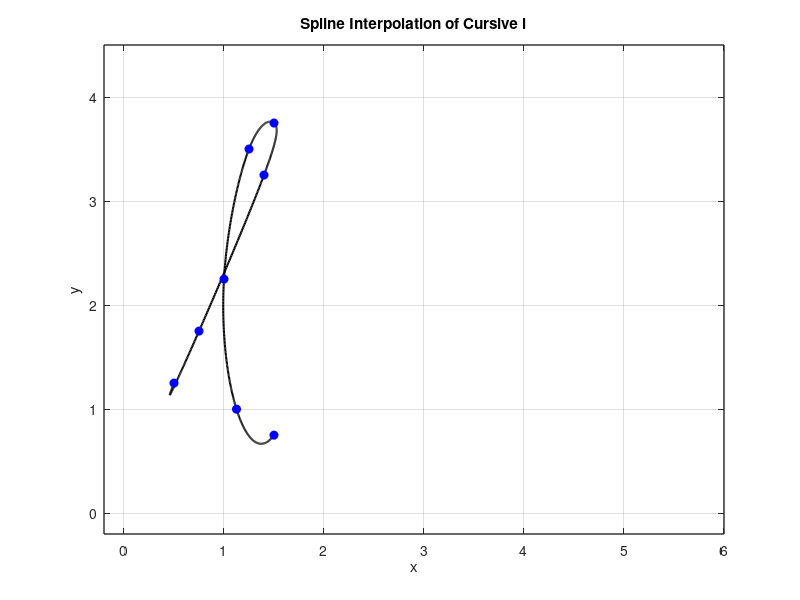

The MATLAB script that drew this image:
% Define data points for x and y coordinates
x=[0.50 0.75 1.40 1.50 1.25 1.00 1.125 1.50];
y=[1.25 1.75 3.25 3.75 3.50 2.25 1.000 0.75];

n=length(x);
t= 0:n-1; % Parametric coordinate t
tt= 0:0.01:n-1; % More dense coordinate tt for spline interpolation

% Compute spline interpolation
xx= spline(t,x,tt);
yy= spline(t,y,tt);

% Plot settings
figure(1)
plot(xx,yy,'k','Linewidth',1.5) % plot spline
hold on 
plot (x,y,'bo','MarkerFaceColor','b') % plot data points
axis([-0.2 6 -0.2 4.5])
grid on
title('Spline Interpolation of Cursive l')
xlabel('x')
ylabel('y')
set(gca,'FontSize',10,'LineWidth',1)
grid on